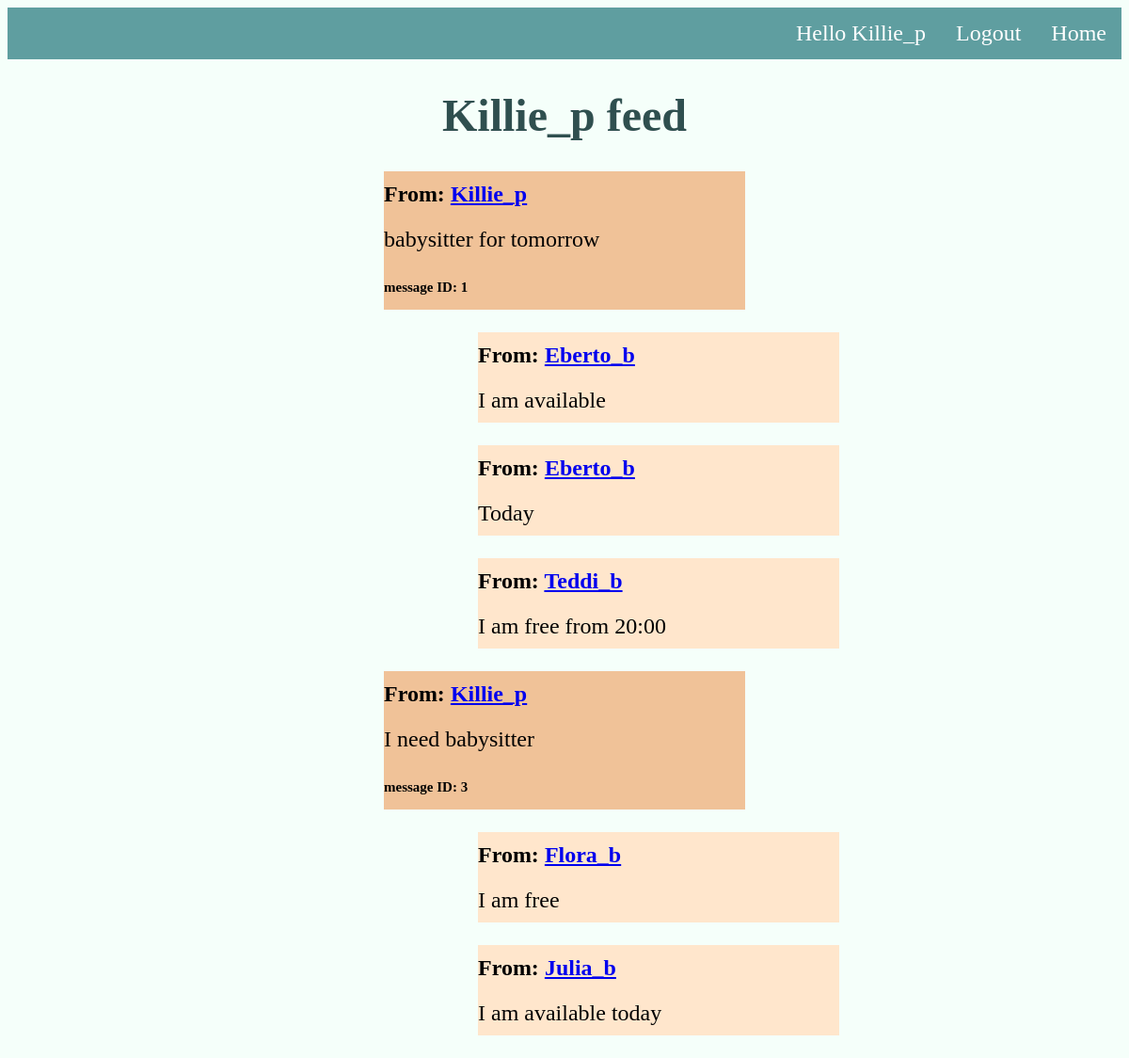
The page /feed/ (signed in) on the database its author committed.
### accounts/models.py (models this page shows, shortened)
class Search(models.Model):
    username = models.CharField(max_length = 100) #parent username
    min_exp = models.IntegerField()
    gender = models.CharField(max_length=300, choices=CHOICES_GENDER)
    message = models.TextField()
    results = models.ManyToManyField(Details, blank=True) # list of babysitter found with the params
    reply = models.ManyToManyField(Reply, blank=True)  # list of babysitter replys

class Reply(models.Model): # babysitter reply messages - only when got reply. To add to Serach
    babysitter = models.CharField(max_length=100)
    message = models.TextField()

### accounts/views.py (the view, shortened to what this page needs)
# urls.py: path('feed/', views.feed_view, name='feed'),
@login_required(login_url='accounts:login_form')
def feed_view(request):
    if request.method == "POST":
        reply = Reply.objects.create(babysitter = request.user.username,
                            message = request.POST['message'])
        search_mes = ReplySearch.objects.get(search=request.POST['search'],
                                             babysitter = request.user.username)
        search_mes.message= request.POST['message']
        search_mes.save()
        current_search = Search.objects.get(id=request.POST['search'])
        current_search.reply.add(reply)
        current_search.save()
        return redirect("accounts:feed")
    else:
        profile = Profile.objects.get(username=request.user.username)
        if profile.type == "Parent":
            parent_search = Search.objects.all().filter(username=request.user.username)
            return render(request, "accounts/feed.html",
                          {"parent_search": parent_search,
                           "type" : "Parent"})

### templates/accounts/feed.html (shortened to what this page needs)
{% extends 'base_layout.html' %}s
{% block content %}
<h1> {{user.username}} feed</h1>
{% for p in  parent_search %}
<p class="message_p">
    <span class="username">
        From: <a href ="{% url 'accounts:info' username=p.username %}">{{p.username}}</a></span>
    <br> {{p.message}} <br>
    <span class="smaller"> message ID: {{p.id}}</span> </p>
    {% if type == "Babysitter" %}
        {% for r in  p.reply.all %}
            {% if r.babysitter == user.username %}
            <p class="reply">
             <span class="username">
            From: <a href ="{% url 'accounts:info' username=r.babysitter %}">{{r.babysitter}}</a></span>
            <br> {{r.message}}
            </p>
            {% endif %}
        {% endfor %}
    {% else %}
        {% for r in  p.reply.all %}
            <p class="reply">
             <span class="username">
            From: <a href ="{% url 'accounts:info' username=r.babysitter %}">{{r.babysitter}}</a></span>
            <br> {{r.message}}
            </p>
        {% endfor %}
    {% endif %}
{% endfor %}
{% endblock %}

### templates/base_layout.html (shortened to what this page needs)
{% load static %}
<!DOCTYPE html>
<html lang="en">
<head>
    <link rel="stylesheet" href="{% static 'mystyle2.css' %}">
</head>
<body>
<div class="wrapper">
    <nav>
        <ul>
            <li><a href="{% url 'homepage' %}">Home</a></li>
        {% if user.is_authenticated %}
            <li>
            <form class="logout-link" action="{% url 'accounts:logout' %}" method="post">
            <button type="submit">Logout</button>
            </form>
            </li>
            <li><a href="{% url 'accounts:wellcome' %}">Hello {{user}}</a></li>
        {% else %}
            <li><a href="{% url 'accounts:login_form' %}">Login</a></li>
            <li><a href="{% url 'accounts:singup_form' %}">Signup</a></li>
        {% endif %}
        </ul>
    </nav>
    {% block content %}
    {% endblock %}
</div>
</body>
</html>

### assets/mystyle2.css (style rules this page uses)
body { background-color: MintCream; font-size: x-large; }
h1 { color: DarkSlateGray; text-align: center; }
p { margin-right: 200px; margin-left: 150px; line-height: 200%; color:Teal; text-align:justify; }
p.reply { background-color: #ffe6cc; color: black; margin-left: 500px; margin-right: 300px; }
p.message_p { background-color: #F0C298; color: black; margin-left: 400px; margin-right: 400px; }
span.smaller { font-size: 15px; font-weight: bold; }
span.username { font-weight: bold; }
button { background: CadetBlue; border: none; color: white; padding: 14px 16px; text-decoration: none; font-family: "Times New Roman", Times, serif; font-size: x-large; }
.wrapper nav ul { list-style-type: none; margin: 0; padding: 0; overflow: hidden; background-color: CadetBlue; }
.wrapper nav li { float: right; }
.wrapper nav li a { display: block; color: white; text-align: center; padding: 14px 16px; text-decoration: none; }

### rows shown on the page
Search: username "Killie_p", message "babysitter for tomorrow", id "1"
Reply: babysitter "Eberto_b", message "I am available"
Reply: babysitter "Eberto_b", message "Today"
Reply: babysitter "Teddi_b", message "I am free from 20:00"
Search: username "Killie_p", message "I need babysitter", id "3"
Reply: babysitter "Flora_b", message "I am free"
Reply: babysitter "Julia_b", message "I am available today"

### other values the page prints
{{ user }} "Killie_p"
{{ user.username }} "Killie_p"
